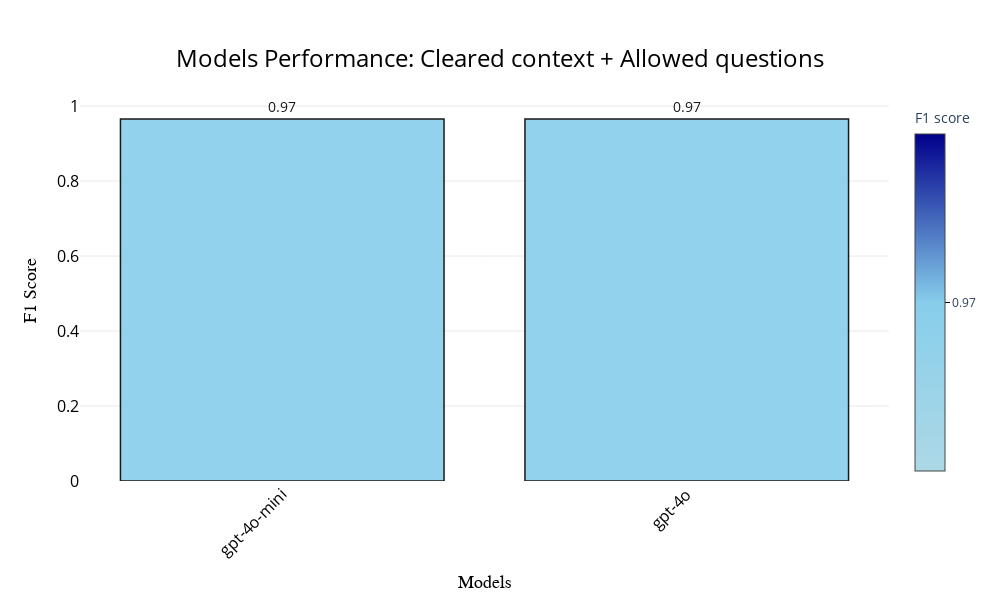

Notebook code cell kept with this figure:
### Code cell
import plotly.graph_objects as go
import plotly.io as pio

categories = list(results.keys())
values = list(results.values())

# Define a custom blue color scale
blue_colorscale = [
    [0, 'lightblue'],
    [0.5, 'skyblue'],
    [1, 'darkblue']
]

# Create bar plot
fig = go.Figure(data=[go.Bar(
    x=categories,
    y=values,
    text=[f'{v:.2f}' for v in values],
    textposition='outside',
    textfont=dict(size=14, color='black'),
    marker=dict(
        color=values,
        colorscale=blue_colorscale,
        colorbar=dict(
            title='F1 score',
            tickvals=[min(values), max(values)],
            ticktext=[f'{min(values):.2f}', f'{max(values):.2f}'],
            tickcolor='black'
        ),
        line=dict(color='black', width=1.5)
    ),
    opacity=0.9
)])

fig.update_layout(
    title={
        'text': "Models Performance: Cleared context + Allowed questions",
        'font_size': 24,
        'font_color': 'black',
        'x': 0.5,
        'xanchor': 'center',
        'yanchor': 'top'
    },
    xaxis_title='Models',
    yaxis_title='F1 Score',
    xaxis_title_font=dict(size=18, family='Arial', color='black'),
    yaxis_title_font=dict(size=18, family='Arial', color='black'),
    xaxis_tickangle=-45,
    xaxis_tickfont=dict(size=16, color='black'),
    yaxis_tickfont=dict(size=16, color='black'),
    plot_bgcolor='white',
    paper_bgcolor='white',
    showlegend=False,
    width=1000,
    height=600,
)

fig.update_xaxes(showgrid=False)
fig.update_yaxes(gridcolor='LightGrey', gridwidth=0.5)

# Show plot
pio.show(fig)

### Figure 1 — Plotly figure (JSON) as saved in the notebook; plotly's stock layout.template omitted (floating-point values rounded to 4 significant figures)
{"data": [{"marker": {"color": [0.9655, 0.9655], "colorbar": {"tickcolor": "black", "ticktext": ["0.97", "0.97"], "tickvals": [0.9655, 0.9655], "title": {"text": "F1 score"}}, "colorscale": [[0, "lightblue"], [0.5, "skyblue"], [1, "darkblue"]], "line": {"color": "black", "width": 1.5}}, "opacity": 0.9, "text": ["0.97", "0.97"], "textfont": {"color": "black", "size": 14}, "textposition": "outside", "type": "bar", "x": ["gpt-4o-mini", "gpt-4o"], "y": [0.9655, 0.9655]}], "layout": {"height": 600, "paper_bgcolor": "white", "plot_bgcolor": "white", "showlegend": false, "title": {"font": {"color": "black", "size": 24}, "text": "Models Performance: Cleared context + Allowed questions", "x": 0.5, "xanchor": "center", "yanchor": "top"}, "width": 1000, "xaxis": {"showgrid": false, "tickangle": -45, "tickfont": {"color": "black", "size": 16}, "title": {"font": {"color": "black", "family": "Arial", "size": 18}, "text": "Models"}}, "yaxis": {"gridcolor": "LightGrey", "gridwidth": 0.5, "tickfont": {"color": "black", "size": 16}, "title": {"font": {"color": "black", "family": "Arial", "size": 18}, "text": "F1 Score"}}}}
